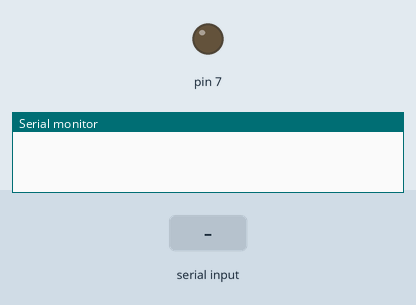
This sketch was run on a simulated Arduino Uno, built with avr-gcc and run on an emulated ATmega328P. On the bench: output pins drawn as LEDs (lit = HIGH), the last lines printed to the serial monitor. The inputs (shaded band) are chosen by the test bench.

Above: at 1.2 s.
1.3 s: "light on" received over the second serial link
At 2.4 s:
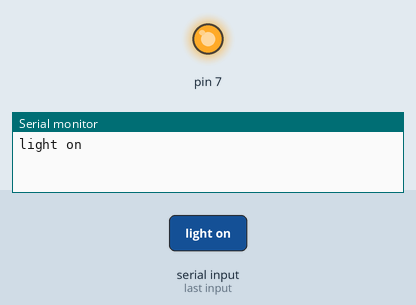
2.8 s: "light off" received over the second serial link
At 3.9 s:
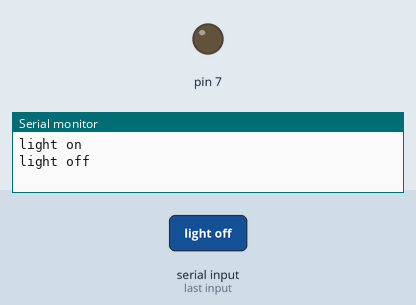
Timing chart, 0 to 5.8 s (numbered marks = the images above; inputs shaded):
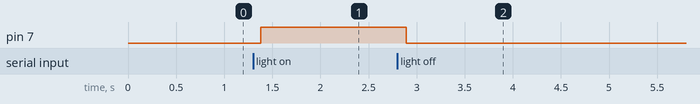

The sketch:

homeappliances.ino
```cpp
#include <SoftwareSerial.h>
SoftwareSerial BT(10, 11); //TX, RX  pins of arduino respetively
String command;
void setup()
{
 BT.begin(9600);
 Serial.begin(9600);
  pinMode(7, OUTPUT);

}

void loop()
{
  while (BT.available())
         {  //Check if there is an available byte to read
          delay(10); //Delay added to make thing stable
        char c = BT.read(); //Conduct a serial read
            command += c; //build the string.
          }
        if (command.length() > 0)
      {
        Serial.println(command);
        if(command == "light on") //this command will be given as an input to switch on light1
      {
          digitalWrite(7, HIGH);
      }
        else if(command == "light off") //this command will be given as an input to switch off light1 simillarly other commands work
      {
          digitalWrite(7, LOW);
       }
    command="";
    }
} //Reset the variable
```

Measured:
- after the input at 1.3 s, pin 7: LOW → HIGH after 0.08 s
- after the input at 2.8 s, pin 7: HIGH → LOW after 0.09 s
